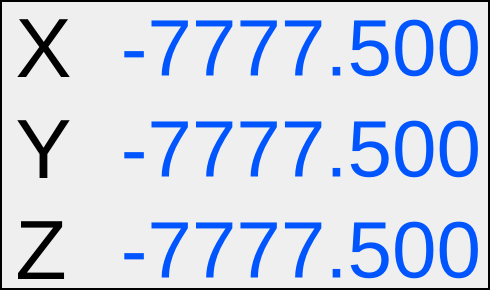
  <widget class="QFrame" name="frame">
   <property name="geometry">
    <rect>
     <x>0</x>
     <y>0</y>
     <width>490</width>
     <height>290</height>
    </rect>
   </property>
   <property name="frameShape">
    <enum>QFrame::WinPanel</enum>
   </property>
   <property name="frameShadow">
    <enum>QFrame::Plain</enum>
   </property>
   <property name="lineWidth">
    <number>1</number>
   </property>
   <widget class="QWidget" name="formLayoutWidget">
    <property name="geometry">
     <rect>
      <x>0</x>
      <y>0</y>
      <width>491</width>
      <height>299</height>
     </rect>
    </property>
    <layout class="QFormLayout" name="formLayout">
     <property name="fieldGrowthPolicy">
      <enum>QFormLayout::AllNonFixedFieldsGrow</enum>
     </property>
     <property name="verticalSpacing">
      <number>6</number>
     </property>
     <property name="leftMargin">
      <number>15</number>
     </property>
     <property name="rightMargin">
      <number>10</number>
     </property>
     <item row="0" column="0">
      <widget class="QLabel" name="label_culx">
       <property name="font">
        <font>
         <pointsize>63</pointsize>
        </font>
       </property>
       <property name="text">
        <string>X</string>
       </property>
       <property name="alignment">
        <set>Qt::AlignCenter</set>
       </property>
      </widget>
     </item>
     <item row="1" column="0">
      <widget class="QLabel" name="label_culy">
       <property name="font">
        <font>
         <pointsize>63</pointsize>
        </font>
       </property>
       <property name="text">
        <string>Y</string>
       </property>
       <property name="alignment">
        <set>Qt::AlignCenter</set>
       </property>
      </widget>
     </item>
     <item row="2" column="0">
      <widget class="QLabel" name="label_culz">
       <property name="font">
        <font>
         <pointsize>63</pointsize>
        </font>
       </property>
       <property name="text">
        <string>Z</string>
       </property>
       <property name="alignment">
        <set>Qt::AlignCenter</set>
       </property>
      </widget>
     </item>
     <item row="0" column="1">
      <widget class="QLabel" name="label_cux">
       <property name="palette">
        <palette>
         <active>
          <colorrole role="WindowText">
           <brush brushstyle="SolidPattern">
            <color alpha="255">
             <red>0</red>
             <green>85</green>
             <blue>255</blue>
            </color>
           </brush>
          </colorrole>
         </active>
         <inactive>
          <colorrole role="WindowText">
           <brush brushstyle="SolidPattern">
            <color alpha="255">
             <red>0</red>
             <green>85</green>
             <blue>255</blue>
            </color>
           </brush>
          </colorrole>
         </inactive>
         <disabled>
          <colorrole role="WindowText">
           <brush brushstyle="SolidPattern">
            <color alpha="255">
             <red>127</red>
             <green>127</green>
             <blue>127</blue>
            </color>
           </brush>
          </colorrole>
         </disabled>
        </palette>
       </property>
       <property name="font">
        <font>
         <pointsize>60</pointsize>
        </font>
       </property>
       <property name="text">
        <string>-7777.500</string>
       </property>
       <property name="alignment">
        <set>Qt::AlignRight|Qt::AlignTrailing|Qt::AlignVCenter</set>
       </property>
      </widget>
     </item>
     <item row="1" column="1">
      <widget class="QLabel" name="label_cuy">
       <property name="palette">
        <palette>
         <active>
          <colorrole role="WindowText">
           <brush brushstyle="SolidPattern">
            <color alpha="255">
             <red>0</red>
             <green>85</green>
             <blue>255</blue>
            </color>
           </brush>
          </colorrole>
         </active>
         <inactive>
          <colorrole role="WindowText">
           <brush brushstyle="SolidPattern">
            <color alpha="255">
             <red>0</red>
             <green>85</green>
             <blue>255</blue>
            </color>
           </brush>
          </colorrole>
         </inactive>
         <disabled>
          <colorrole role="WindowText">
           <brush brushstyle="SolidPattern">
            <color alpha="255">
             <red>127</red>
             <green>127</green>
             <blue>127</blue>
            </color>
           </brush>
          </colorrole>
         </disabled>
        </palette>
       </property>
       <property name="font">
        <font>
         <pointsize>60</pointsize>
        </font>
       </property>
       <property name="text">
        <string>-7777.500</string>
       </property>
       <property name="alignment">
        <set>Qt::AlignRight|Qt::AlignTrailing|Qt::AlignVCenter</set>
       </property>
      </widget>
     </item>
     <item row="2" column="1">
      <widget class="QLabel" name="label_cuz">
       <property name="palette">
        <palette>
         <active>
          <colorrole role="WindowText">
           <brush brushstyle="SolidPattern">
            <color alpha="255">
             <red>0</red>
             <green>85</green>
             <blue>255</blue>
            </color>
           </brush>
          </colorrole>
         </active>
         <inactive>
          <colorrole role="WindowText">
           <brush brushstyle="SolidPattern">
            <color alpha="255">
             <red>0</red>
             <green>85</green>
             <blue>255</blue>
            </color>
           </brush>
          </colorrole>
         </inactive>
         <disabled>
          <colorrole role="WindowText">
           <brush brushstyle="SolidPattern">
            <color alpha="255">
             <red>127</red>
             <green>127</green>
             <blue>127</blue>
            </color>
           </brush>
          </colorrole>
         </disabled>
        </palette>
       </property>
       <property name="font">
        <font>
         <pointsize>60</pointsize>
        </font>
       </property>
       <property name="text">
        <string>-7777.500</string>
       </property>
       <property name="alignment">
        <set>Qt::AlignRight|Qt::AlignTrailing|Qt::AlignVCenter</set>
       </property>
      </widget>
     </item>
    </layout>
   </widget>
  </widget>
